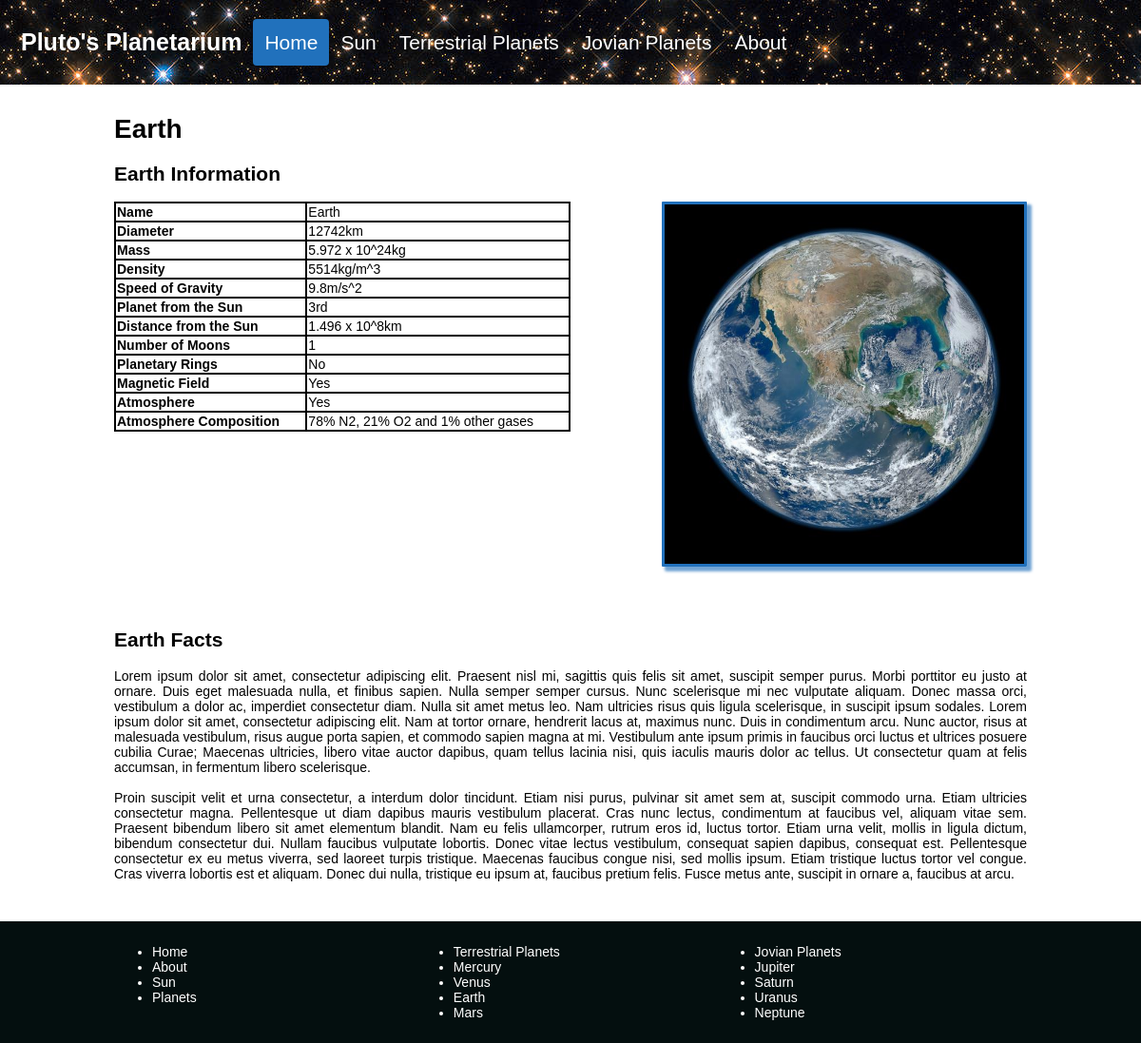
/WebPageFiles/Planets.php?Planet=Earth, run on the app's committed database.
### tables this page shows
CREATE TABLE `planetstable` (
  `PlanetName` text,
  `PlanetDiameter` text,
  `PlanetMass` text,
  `PlanetDensity` text,
  `PlanetGravity` text,
  `PlanetNumber` text,
  `SunDistance` text,
  `NumberMoon` text,
  `PlanetRings` text,
  `MagneticField` text,
  `PlanetAtmosphere` text,
  `PlanetAtmosphereComposition` text,
  `PlanetMoreFacts` text,
  `PlanetImage` text
);

### WebPageFiles/Planets.php (the view, shortened to what this page needs)
<!DOCTYPE html>
<html lang="en">
<head>
  <link rel="stylesheet" href="./ProjectStyleSheet.css">
</head>
<body>
  <?php include 'navBar.php'; ?>
  <div class="MainText">
  <?php
    if (isset($_GET["Planet"])) {
      $PlanetName = $_GET["Planet"];
      echo "<h1>".$PlanetName."</h1>";
      $username = "Admin_ProjectDataBase";
      $password = "Pluto";
      $dbname = "webdesignprojectdatabase";
      $conn = new mysqli('127.0.0.1', $username, $password, $dbname);
      $sql = "SELECT * FROM planetstable WHERE PlanetName = '$PlanetName'";
      $result = $conn->query($sql);
      $row = $result->fetch_assoc();
      echo "<h2>".$row["PlanetName"]." Information</h2>
      <table class=\"planetTable\">
        <tr>
          <th>Name</th>
          <td>".$row["PlanetName"]."</td>
        </tr>
        <tr>
          <th>Diameter</th>
          <td>".$row["PlanetDiameter"]."</td>
        </tr>
        <tr>
          <th>Mass</th>
          <td>".$row["PlanetMass"]."</td>
        </tr>
        <tr>
          <th>Density</th>
          <td>".$row["PlanetDensity"]."</td>
        </tr>
        <tr>
          <th>Speed of Gravity</th>
          <td>".$row["PlanetGravity"]."</td>
        </tr>
        <tr>
          <th>Planet from the Sun</th>
          <td>".$row["PlanetNumber"]."</td>
        </tr>
        <tr>
          <th>Distance from the Sun</th>
          <td>".$row["SunDistance"]."</td>
        </tr>
        <tr>
          <th>Number of Moons</th>
          <td>".$row["NumberMoon"]."</td>
        </tr>
        <tr>
          <th>Planetary Rings</th>
          <td>".$row["PlanetRings"]."</td>
        </tr>
        <tr>
          <th>Magnetic Field</th>
          <td>".$row["MagneticField"]."</td>
        </tr>
        <tr>
          <th>Atmosphere</th>
          <td>".$row["PlanetAtmosphere"]."</td>
        </tr>
        <tr>
          <th>Atmosphere Composition</th>
          <td>".$row["PlanetAtmosphereComposition"]."</td>
        </tr>
      </table>";
      echo "<div class=\"PlanetPageImageContain\"><img src=".$row["PlanetImage"]." class=\"PlanetPageImage\" alt=\"".$PlanetName." Image\"></div>";
      echo "<br style=\"clear:both;\"><h2>".$row["PlanetName"]." Facts</h2><p>".$row["PlanetMoreFacts"]."</p>";
    }
    else {
      header("Location:./home.php#Planets");
      exit();
    }
  ?>
  </div>
  <?php include 'footerNav.php'; ?>
</body>
</html>

### WebPageFiles/ProjectStyleSheet.css (style rules this page uses)
* { box-sizing: border-box; }
html { font-size: 14px; }
body { margin: 0; font-family: Arial; text-align: justify; width: 100%; }
h1 { font-weight: bold; font-size: 2em; }
.MainText { display: block; padding: 1% 10% 1% 10%; }
.planetTable, th, td { border: 2px solid black; }
.planetTable { border-collapse: collapse; width: 50%; float: left; }
th { text-align: left; }
.PlanetPageImageContain { float: left; padding-left: 10%; padding-bottom: 5%; width: 50%; }
.PlanetPageImage { width: 100%; height: auto; float: left; border: 3px solid #2171BC; border-radius: 1px; box-shadow: 4px 4px 3px 1px #71A4D4; }

### data on the page
planetstable: PlanetName "Earth", PlanetDiameter "12742km", PlanetMass "5.972 x 10^24kg", PlanetDensity "5514kg/m^3", PlanetGravity "9.8m/s^2", PlanetNumber "3rd", SunDistance "1.496 x 10^8km", NumberMoon "1", PlanetRings "No", MagneticField "Yes", PlanetAtmosphere "Yes", PlanetAtmosphereComposition "78% N2, 21% O2 and 1% other gases", PlanetImage (picture), PlanetMoreFacts "Lorem ipsum dolor sit amet, consectetur adipiscing elit. Praesent nisl mi, sagittis quis felis sit amet, suscipit semper purus. Morbi porttitor eu justo at ornare. Duis eget malesuada nulla, et finibus sapien. Nulla semper semper cursus. Nunc scelerisque mi nec vulputate aliquam. Donec massa orci, vestibulum a dolor ac, imperdiet consectetur diam. Nulla sit amet metus leo. Nam ultricies risus quis ligula scelerisque, in suscipit ipsum sodales. Lorem ipsum dolor sit amet, consectetur adipiscing elit. Nam at tortor ornare, hendrerit lacus at, maximus nunc. Duis in condimentum arcu. Nunc auctor, risus at malesuada vestibulum, risus augue porta sapien, et commodo sapien magna at mi. Vestibulum…"

### other printed values
$PlanetName "Earth"
